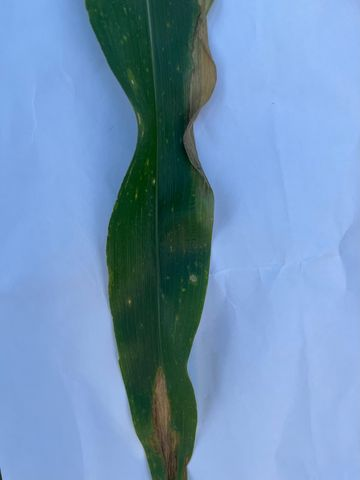
#> input picture UI Streamlit/assets/sample_images/hawar.jpg, 360 x 480 px
$ python -i feature_extraction.py   (imports and definitions only)   (older library calls are emulated)
#> lines starting #> are read from the running program, lines starting #| are printed output that depends on the picture
"""
Feature extraction module for corn leaf disease classification.

This module contains three types of texture feature extraction:
1. Fine Features: LBP-like rotation invariant (256 bins)
2. Coarse Features: Gradient magnitude histogram (32 bins)
3. DOR Features: Directional Order Relation (25 bins)

Total feature vector size: 256 + 32 + 25 = 313 dimensions
"""

import cv2
import numpy as np


def extract_fine_features(gray, radius=1, neighbors=8, step=2):
    """
    Extract Fine texture features using LBP-like rotation invariant method.

    Args:
        gray: Grayscale image (uint8)
        radius: Radius for neighbor sampling (default: 1)
        neighbors: Number of neighbors to sample (default: 8)
        step: Step size for pixel sampling (default: 2)

    Returns:
        hist: Normalized histogram of LBP codes (256 bins)
    """
    h, w = gray.shape
    codes = []

    for y in range(radius, h - radius, step):
        for x in range(radius, w - radius, step):
            center = gray[y, x]
            binary = []
            for n in range(neighbors):
                theta = 2 * np.pi * n / neighbors
                yy = int(round(y + radius * np.sin(theta)))
                xx = int(round(x + radius * np.cos(theta)))
                binary.append(1 if gray[yy, xx] >= center else 0)

            # Rotation invariant: take minimum rotation
            rotations = [
                int("".join(map(str, binary[i:] + binary[:i])), 2)
                for i in range(neighbors)
            ]
            codes.append(min(rotations))

    hist, _ = np.histogram(codes, bins=256, range=(0, 256))
    hist = hist.astype("float32")
    hist /= (hist.sum() + 1e-8)
    return hist


def extract_coarse_features(gray, num_bins=32):
    """
    Extract Coarse texture features using gradient magnitude histogram.

    Args:
        gray: Grayscale image (uint8)
        num_bins: Number of histogram bins (default: 32)

    Returns:
        hist: Normalized histogram of gradient magnitudes
    """
    sobelx = cv2.Sobel(gray.astype("float32"), cv2.CV_32F, 1, 0, ksize=3)
    sobely = cv2.Sobel(gray.astype("float32"), cv2.CV_32F, 0, 1, ksize=3)
    magnitude = np.sqrt(sobelx**2 + sobely**2)

    hist, _ = np.histogram(magnitude, bins=num_bins, range=(0, magnitude.max() + 1e-8))
    hist = hist.astype("float32")
    hist /= (hist.sum() + 1e-8)
    return hist


def extract_dor_features(gray, window_size=5):
    """
    Extract DOR (Directional Order Relation) features.

    Args:
        gray: Grayscale image (uint8)
        window_size: Size of the window for DOR computation (must be odd, default: 5)

    Returns:
        hist: Normalized histogram of dominant indices (window_size^2 bins)
    """
    assert window_size % 2 == 1, "window_size harus ganjil"

    pad = window_size // 2
    padded = np.pad(gray.astype("float32"), pad, mode="reflect")
    h, w = gray.shape
    dom_idx = []

    for y in range(h):
        for x in range(w):
            region = padded[y:y+window_size, x:x+window_size]
            center = padded[y+pad, x+pad]

            diffs = np.abs(region - center).flatten()
            dom_idx.append(np.argmax(diffs))

    num_pos = window_size * window_size
    hist, _ = np.histogram(dom_idx, bins=num_pos, range=(0, num_pos))
    hist = hist.astype("float32")
    hist /= (hist.sum() + 1e-8)
    return hist


def extract_features(gray):
    """
    Extract all features (Fine + Coarse + DOR) and concatenate them.

    Args:
        gray: Grayscale image (uint8)

    Returns:
        features: Feature vector of 313 dimensions (256 + 32 + 25)
    """
    fine = extract_fine_features(gray)
    coarse = extract_coarse_features(gray)
    dor = extract_dor_features(gray)

    # Total fitur = 256 + 32 + 25 = 313 dimensi
    return np.concatenate([fine, coarse, dor]).astype("float32")

>>> import cv2
>>> picture = cv2.imread('../assets/sample_images/hawar.jpg', cv2.IMREAD_GRAYSCALE)
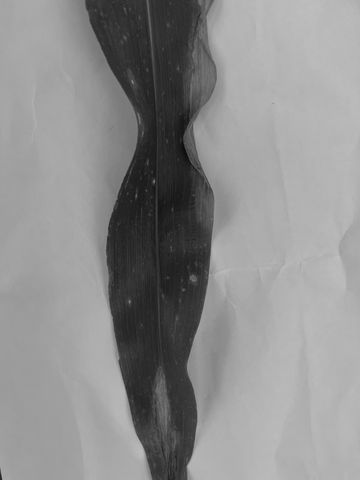
#> picture: shape (480, 360); min 7, max 192, mean 141.1
>>> result = extract_features(picture)
#> after the loop in extract_fine_features, `for y in range(radius, h - radius, step):`: codes = 42781 items
#> in extract_fine_features, `hist, _ = np.histogram(codes, bins=256, range=(0, 256))`: hist = 256 values, max 15704 at index 255, min 0 at index 2, mean 167.1
#> in extract_fine_features, `hist /= (hist.sum() + 1e-8)`: hist = 256 values, max 0.367 at index 255, min 0 at index 2, mean 0.00391
#> in extract_features, `fine = extract_fine_features(gray)`: fine has the same summary as hist in extract_fine_features
#> in extract_coarse_features, `sobelx = cv2.Sobel(gray.astype("float32"), cv2.CV_32F, 1, 0, ksize=3)`:
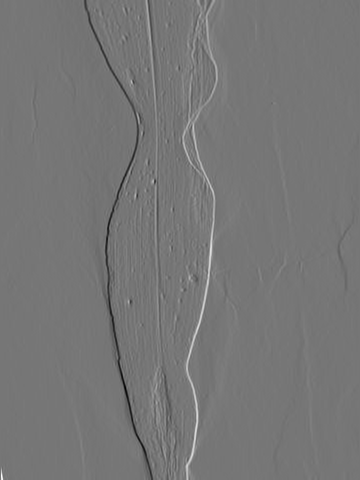
#> sobelx: shape (480, 360) float32; min -470, max 540, mean 0.4; drawn with min black and max white
#> in extract_coarse_features, `sobely = cv2.Sobel(gray.astype("float32"), cv2.CV_32F, 0, 1, ksize=3)`:
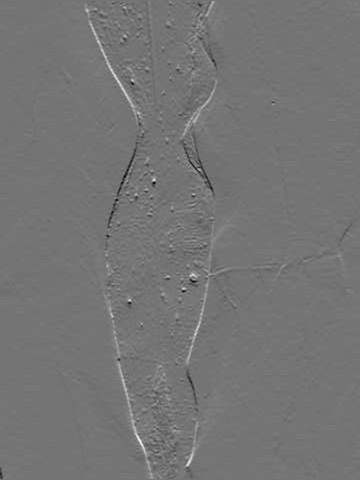
#> sobely: shape (480, 360) float32; min -179, max 212, mean 0.4; drawn with min black and max white
#> in extract_coarse_features, `magnitude = np.sqrt(sobelx**2 + sobely**2)`:
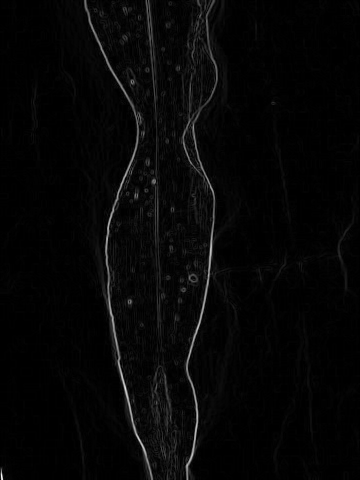
#> magnitude: shape (480, 360) float32; min 0, max 546.8, mean 13.9; drawn with min black and max white
#> in extract_coarse_features, `hist, _ = np.histogram(magnitude, bins=num_bins, range=(0, magnitude.m..`: hist = 32 values, max 141852 at index 0, min 0 at index 30, mean 5400
#> in extract_coarse_features, `hist /= (hist.sum() + 1e-8)`: hist = 32 values, max 0.821 at index 0, min 0 at index 30, mean 0.0312
#> in extract_features, `coarse = extract_coarse_features(gray)`: coarse has the same summary as hist in extract_coarse_features
#> after the loop in extract_dor_features, `for y in range(h):`: dom_idx = 172800 items
#> in extract_dor_features, `hist, _ = np.histogram(dom_idx, bins=num_pos, range=(0, num_pos))`: hist = 25 values, max 59567 at index 0, min 0 at index 12, mean 6912
#> in extract_dor_features, `hist /= (hist.sum() + 1e-8)`: hist = 25 values, max 0.345 at index 0, min 0 at index 12, mean 0.04
#> in extract_features, `dor = extract_dor_features(gray)`: dor has the same summary as hist in extract_dor_features
#> result = 313 values, max 0.821 at index 256, min 0 at index 2, mean 0.00958

$ run again, on UI Streamlit/assets/sample_images/karat.jpg
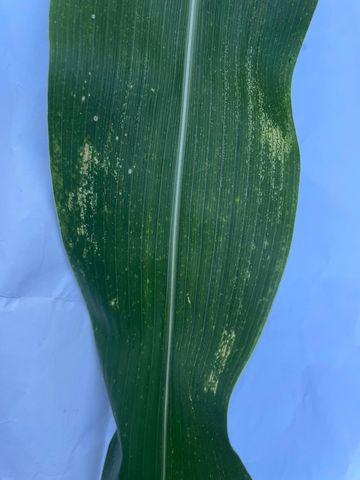
#> input picture UI Streamlit/assets/sample_images/karat.jpg, 360 x 480 px
#> after the loop in extract_fine_features, `for y in range(radius, h - radius, step):`: codes = 42781 items
#> in extract_fine_features, `hist, _ = np.histogram(codes, bins=256, range=(0, 256))`: hist = 256 values, max 10254 at index 255, min 0 at index 2, mean 167.1
#> in extract_fine_features, `hist /= (hist.sum() + 1e-8)`: hist = 256 values, max 0.24 at index 255, min 0 at index 2, mean 0.00391
#> fine has the same summary as hist in extract_fine_features
#> in extract_coarse_features, `magnitude = np.sqrt(sobelx**2 + sobely**2)`:
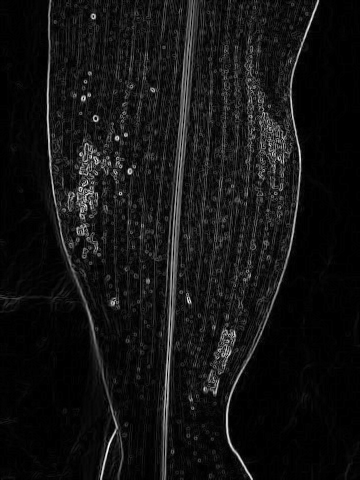
#> magnitude: shape (480, 360) float32; min 0, max 463.5, mean 35.5; drawn with min black and max white
#> in extract_coarse_features, `hist, _ = np.histogram(magnitude, bins=num_bins, range=(0, magnitude.m..`: hist = 32 values, max 83758 at index 0, min 3 at index 30, mean 5400
#> in extract_coarse_features, `hist /= (hist.sum() + 1e-8)`: hist = 32 values, max 0.485 at index 0, min 1.74e-05 at index 30, mean 0.0312
#> coarse has the same summary as hist in extract_coarse_features
#> in extract_dor_features, `padded = np.pad(gray.astype("float32"), pad, mode="reflect")`:
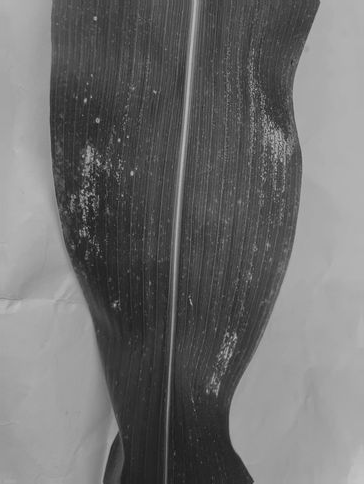
#> padded: shape (484, 364) float32; min 21, max 195, mean 111.2
#> after the loop in extract_dor_features, `for y in range(h):`: dom_idx = 172800 items
#> in extract_dor_features, `hist, _ = np.histogram(dom_idx, bins=num_pos, range=(0, num_pos))`: hist = 25 values, max 42342 at index 0, min 0 at index 12, mean 6912
#> in extract_dor_features, `hist /= (hist.sum() + 1e-8)`: hist = 25 values, max 0.245 at index 0, min 0 at index 12, mean 0.04
#> dor has the same summary as hist in extract_dor_features
#> result = 313 values, max 0.485 at index 256, min 0 at index 2, mean 0.00958

$ run again, on UI Streamlit/assets/sample_images/rusak.jpg
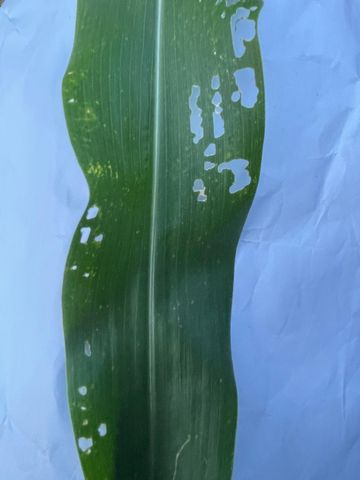
#> input picture UI Streamlit/assets/sample_images/rusak.jpg, 360 x 480 px
#> `picture = cv2.imread('../assets/sample_images/hawar.jpg', cv2.IMREAD_G..`:
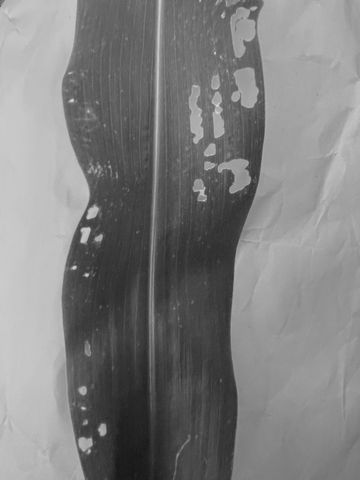
#> picture: shape (480, 360); min 23, max 219, mean 127.1
#> after the loop in extract_fine_features, `for y in range(radius, h - radius, step):`: codes = 42781 items
#> in extract_fine_features, `hist, _ = np.histogram(codes, bins=256, range=(0, 256))`: hist = 256 values, max 8932 at index 255, min 0 at index 2, mean 167.1
#> in extract_fine_features, `hist /= (hist.sum() + 1e-8)`: hist = 256 values, max 0.209 at index 255, min 0 at index 2, mean 0.00391
#> fine has the same summary as hist in extract_fine_features
#> in extract_coarse_features, `magnitude = np.sqrt(sobelx**2 + sobely**2)`:
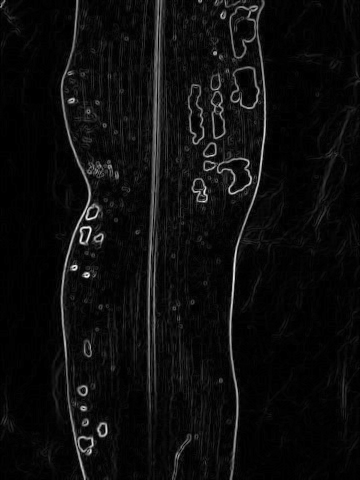
#> magnitude: shape (480, 360) float32; min 0, max 484.8, mean 25.1; drawn with min black and max white
#> in extract_coarse_features, `hist, _ = np.histogram(magnitude, bins=num_bins, range=(0, magnitude.m..`: hist = 32 values, max 105795 at index 0, min 1 at index 31, mean 5400
#> in extract_coarse_features, `hist /= (hist.sum() + 1e-8)`: hist = 32 values, max 0.612 at index 0, min 5.79e-06 at index 31, mean 0.0312
#> coarse has the same summary as hist in extract_coarse_features
#> after the loop in extract_dor_features, `for y in range(h):`: dom_idx = 172800 items
#> in extract_dor_features, `hist, _ = np.histogram(dom_idx, bins=num_pos, range=(0, num_pos))`: hist = 25 values, max 46543 at index 0, min 0 at index 12, mean 6912
#> in extract_dor_features, `hist /= (hist.sum() + 1e-8)`: hist = 25 values, max 0.269 at index 0, min 0 at index 12, mean 0.04
#> dor has the same summary as hist in extract_dor_features
#> result = 313 values, max 0.612 at index 256, min 0 at index 2, mean 0.00958
